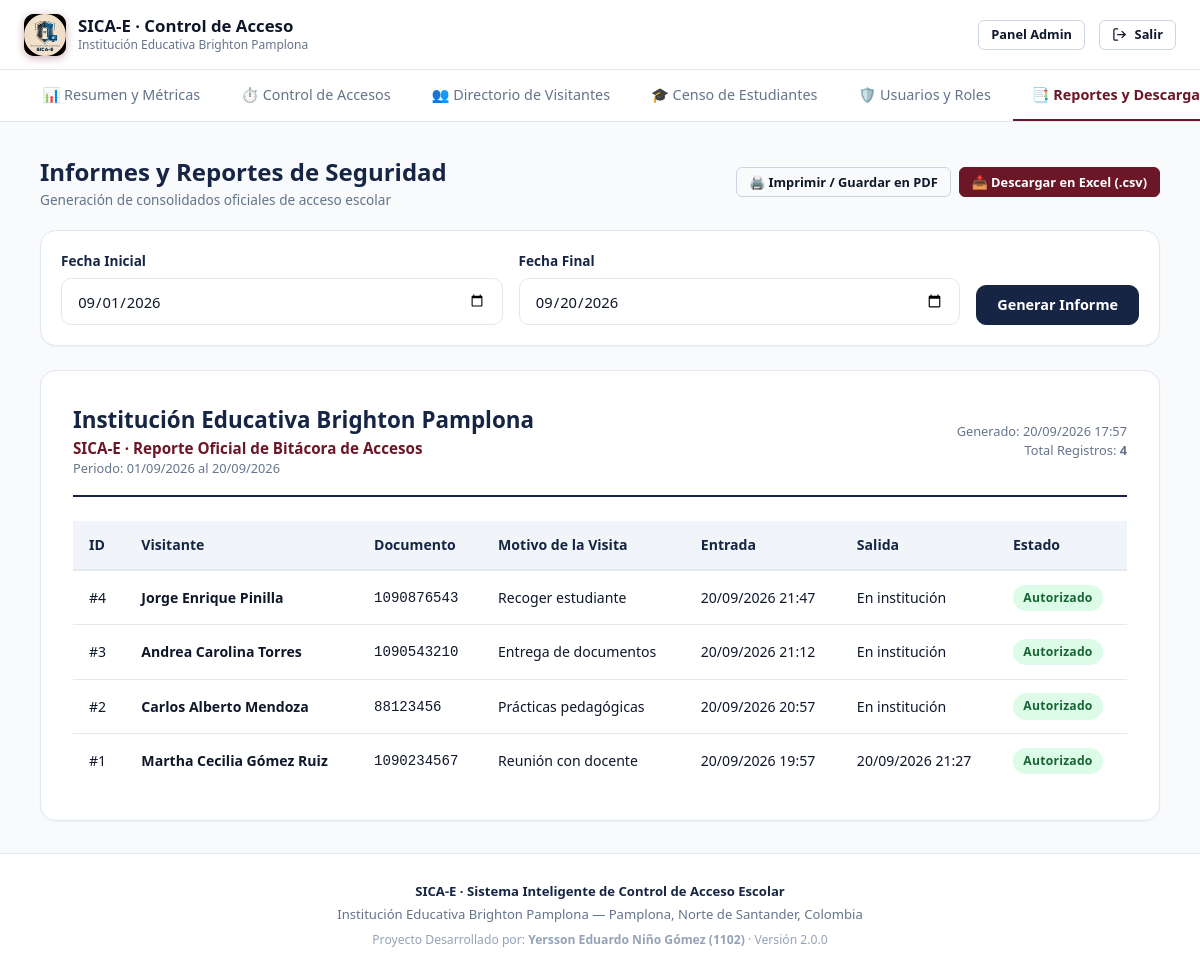
The page /portal-admin/reportes.php (signed in) on the database its author committed.
### tables this page shows
CREATE TABLE IF NOT EXISTS `access_logs` (
  `id` INT AUTO_INCREMENT PRIMARY KEY,
  `visitor_id` INT NULL,
  `visitor_name` VARCHAR(120) NOT NULL,
  `document_number` VARCHAR(30) NOT NULL,
  `motivo` VARCHAR(200) NOT NULL,
  `entrada` TIMESTAMP DEFAULT CURRENT_TIMESTAMP,
  `salida` TIMESTAMP NULL DEFAULT NULL,
  `status` ENUM('autorizado', 'rechazado', 'pendiente') NOT NULL DEFAULT 'autorizado',
  `source` ENUM('manual', 'sensor') NOT NULL DEFAULT 'manual',
  `authorized_by` INT NULL,
  `notes` TEXT DEFAULT NULL,
  `created_at` TIMESTAMP DEFAULT CURRENT_TIMESTAMP,
  INDEX `idx_entrada` (`entrada` DESC),
  INDEX `idx_document` (`document_number`),
  CONSTRAINT `fk_access_visitor` FOREIGN KEY (`visitor_id`) REFERENCES `visitors`(`id`) ON DELETE SET NULL,
  CONSTRAINT `fk_access_authorized_by` FOREIGN KEY (`authorized_by`) REFERENCES `users`(`id`) ON DELETE SET NULL
);

### public/portal-admin/reportes.php (the view, shortened to what this page needs)
<?php
$db = getDB();
$startDate = trim($_GET['start'] ?? date('Y-m-01'));
$endDate   = trim($_GET['end'] ?? date('Y-m-d'));
$stmt = $db->prepare("
    SELECT id, visitor_name, document_number, motivo, entrada, salida, status, source
    FROM access_logs
    WHERE DATE(entrada) BETWEEN ? AND ?
    ORDER BY entrada DESC
");
$stmt->execute([$startDate, $endDate]);
$reportLogs = $stmt->fetchAll();
$totalPeriodo = count($reportLogs);
require_once __DIR__ . '/../includes/header.php';
?>
<nav class="nav-tabs">
  <a href="<?= BASE_URL ?>/portal-admin/" class="nav-tab-item">
    📊 Resumen y Métricas
  </a>
  <a href="<?= BASE_URL ?>/portal-admin/accesos.php" class="nav-tab-item">
    ⏱️ Control de Accesos
  </a>
  <a href="<?= BASE_URL ?>/portal-admin/visitantes.php" class="nav-tab-item">
    👥 Directorio de Visitantes
  </a>
  <a href="<?= BASE_URL ?>/portal-admin/estudiantes.php" class="nav-tab-item">
    🎓 Censo de Estudiantes
  </a>
  <a href="<?= BASE_URL ?>/portal-admin/usuarios.php" class="nav-tab-item">
    🛡️ Usuarios y Roles
  </a>
  <a href="<?= BASE_URL ?>/portal-admin/reportes.php" class="nav-tab-item active">
    📑 Reportes y Descargas
  </a>
</nav>
<main style="flex:1; padding: 2rem 1rem;">
  <div class="container container-lg">
    <div class="quick-toolbar no-print">
      <div>
        <h2 style="font-size:1.5rem; font-weight:800; color:var(--navy);">
          Informes y Reportes de Seguridad
        </h2>
        <p style="font-size:0.85rem; color:var(--text-muted);">
          Generación de consolidados oficiales de acceso escolar
        </p>
      </div>
      <div style="display:flex; gap:0.5rem;">
        <button type="button" class="btn btn-sm btn-outline" onclick="window.print()">
          🖨️ Imprimir / Guardar en PDF
        </button>
        <a href="<?= BASE_URL ?>/api/access_logs.php?action=export_csv&start=<?= urlencode($startDate) ?>&end=<?= urlencode($endDate) ?>" class="btn btn-sm btn-wine">
          📥 Descargar en Excel (.csv)
        </a>
      </div>
    </div>
    <div class="card no-print" style="margin-bottom:1.5rem; padding:1.25rem;">
      <form method="GET" style="display:flex; flex-wrap:wrap; gap:1rem; align-items:flex-end;">
        <div style="flex:1; min-width:180px;">
          <label class="form-label">Fecha Inicial</label>
          <input type="date" name="start" class="form-input" value="<?= htmlspecialchars($startDate) ?>">
        </div>
        <div style="flex:1; min-width:180px;">
          <label class="form-label">Fecha Final</label>
          <input type="date" name="end" class="form-input" value="<?= htmlspecialchars($endDate) ?>">
        </div>
        <button type="submit" class="btn btn-navy">
          Generar Informe
        </button>
      </form>
    </div>
    <div class="card" style="padding:2rem;">
      <div style="display:flex; align-items:center; justify-content:space-between; border-bottom:2px solid var(--navy); padding-bottom:1rem; margin-bottom:1.5rem;">
        <div>
          <h2 style="font-size:1.4rem; font-weight:800; color:var(--navy);"><?= INSTITUTION_NAME ?></h2>
          <p style="font-size:0.95rem; font-weight:600; color:var(--wine);"><?= APP_NAME ?> · Reporte Oficial de Bitácora de Accesos</p>
          <p style="font-size:0.8rem; color:var(--text-muted);">Periodo: <?= date('d/m/Y', strtotime($startDate)) ?> al <?= date('d/m/Y', strtotime($endDate)) ?></p>
        </div>
        <div style="text-align:right;">
          <p style="font-size:0.8rem; color:var(--text-muted);">Generado: <?= date('d/m/Y H:i') ?></p>
          <p style="font-size:0.8rem; color:var(--text-muted);">Total Registros: <strong><?= $totalPeriodo ?></strong></p>
        </div>
      </div>
      <div class="table-responsive">
        <table class="data-table">
          <thead>
            <tr>
              <th>ID</th>
              <th>Visitante</th>
              <th>Documento</th>
              <th>Motivo de la Visita</th>
              <th>Entrada</th>
              <th>Salida</th>
              <th>Estado</th>
            </tr>
          </thead>
          <tbody>
            <?php if (empty($reportLogs)): ?>
              <tr>
                <td colspan="7" style="text-align:center; padding:2rem; color:var(--text-muted);">
                  No hay movimientos registrados en el periodo seleccionado.
                </td>
              </tr>
            <?php else: ?>
              <?php foreach ($reportLogs as $r): ?>
                <tr>
                  <td>#<?= $r['id'] ?></td>
                  <td><strong><?= htmlspecialchars($r['visitor_name']) ?></strong></td>
                  <td><code><?= htmlspecialchars($r['document_number']) ?></code></td>
                  <td><?= htmlspecialchars($r['motivo']) ?></td>
                  <td><?= date('d/m/Y H:i', strtotime($r['entrada'])) ?></td>
                  <td>
                    <?= $r['salida'] ? date('d/m/Y H:i', strtotime($r['salida'])) : 'En institución' ?>
                  </td>
                  <td>
                    <span class="badge <?= $r['status'] === 'autorizado' ? 'badge-success' : 'badge-danger' ?>">
                      <?= htmlspecialchars($r['status']) ?>
                    </span>
                  </td>
                </tr>
              <?php endforeach; ?>
            <?php endif; ?>
          </tbody>
        </table>
      </div>
    </div>
  </div>
</main>
<?php require_once __DIR__ . '/../includes/footer.php'; ?>

### public/assets/css/main.css (style rules this page uses)
:root { --wine: #6B1728; --wine-hover: #50111e; --wine-light: #fdf2f4; --wine-border: #f3c2c9; --navy: #162544; --navy-hover: #0d172c; --navy-light: #edf2f9; --navy-border: #bccde3; --gold: #d97706; --gold-light: #fef3c7; --success: #16a34a; --success-light: #dcfce7; --warning: #eab308; --warning-light: #fef9c3; --danger: #dc2626; --danger-light: #fee2e2; --info: #0284c7; --info-light: #e0f2fe; --bg-main: #f8fafc; --bg-card: #ffffff; --bg-muted: #f1f5f9; --text-main: #0f172a; --text-muted: #64748b; --text-light: #94a3b8; --border: #e2e8f0; --border-strong: #cbd5e1; --shadow-sm: 0 1px 2px 0 rgb(0 0 0 / 0.05); --shadow-md: 0 4px 6px -1px rgb(0 0 0 / 0.08), 0 2px 4px -2px rgb(0 0 0 / 0.05); --shadow-lg: 0 10px 15px -3px rgb(0 0 0 / 0.08), 0 4px 6px -4px rgb(0 0 0 / 0.04); --shadow-xl: 0 20px 25px -5px rgb(0 0 0 / 0.1), 0 8px 10px -6px rgb(0 0 0 / 0.06); --radius-sm: 6px; --radius-md: 10px; --radius-lg: 16px; --radius-full: 9999px; --font-sans: system-ui, -apple-system, BlinkMacSystemFont, 'Segoe UI', Roboto, Helvetica, Arial, sans-serif; }
*, *::before, *::after { box-sizing: border-box; margin: 0; padding: 0; }
body { font-family: var(--font-sans); background-color: var(--bg-main); color: var(--text-main); line-height: 1.5; -webkit-font-smoothing: antialiased; min-height: 100vh; display: flex; flex-direction: column; }
a { color: inherit; text-decoration: none; }
button, input, select, textarea { font: inherit; }
.container { width: 100%; max-width: 1200px; margin: 0 auto; padding: 0 1.5rem; }
.container-lg { max-width: 1360px; }
.nav-tabs { display: flex; gap: 0.25rem; border-bottom: 1px solid var(--border); background: var(--bg-card); padding: 0 1.5rem; overflow-x: auto; }
.nav-tab-item { display: inline-flex; align-items: center; gap: 0.5rem; padding: 0.85rem 1.15rem; font-size: 0.9rem; font-weight: 500; color: var(--text-muted); border-bottom: 2.5px solid transparent; transition: all 0.15s ease; white-space: nowrap; }
.nav-tab-item.active { color: var(--wine); border-bottom-color: var(--wine); font-weight: 600; }
.card { background: var(--bg-card); border: 1px solid var(--border); border-radius: var(--radius-lg); box-shadow: var(--shadow-sm); padding: 1.5rem; transition: box-shadow 0.2s ease, border-color 0.2s ease; }

### public/assets/css/components.css (style rules this page uses)
.btn { display: inline-flex; align-items: center; justify-content: center; gap: 0.5rem; padding: 0.65rem 1.25rem; font-size: 0.9rem; font-weight: 600; border-radius: var(--radius-md); border: 1px solid transparent; cursor: pointer; text-decoration: none; transition: all 0.18s ease; line-height: 1.2; }
.btn-sm { padding: 0.4rem 0.75rem; font-size: 0.8rem; border-radius: var(--radius-sm); }
.btn-wine { background-color: var(--wine); color: #ffffff; border-color: var(--wine); }
.btn-navy { background-color: var(--navy); color: #ffffff; border-color: var(--navy); }
.btn-outline { background-color: transparent; border-color: var(--border-strong); color: var(--text-main); }
.form-label { display: block; font-size: 0.85rem; font-weight: 600; color: var(--navy); margin-bottom: 0.4rem; }
.form-input, .form-select, .form-textarea { width: 100%; padding: 0.65rem 0.95rem; font-size: 0.92rem; color: var(--text-main); background-color: #ffffff; border: 1.5px solid var(--border); border-radius: var(--radius-md); transition: border-color 0.15s ease, box-shadow 0.15s ease; outline: none; }
.form-input::placeholder, .form-textarea::placeholder { color: var(--text-light); }
.badge { display: inline-flex; align-items: center; gap: 0.35rem; padding: 0.25rem 0.65rem; font-size: 0.76rem; font-weight: 600; border-radius: var(--radius-full); text-transform: capitalize; letter-spacing: 0.02em; }
.badge-success { background-color: var(--success-light); color: #166534; }
.table-responsive { width: 100%; overflow-x: auto; -webkit-overflow-scrolling: touch; }
.data-table { width: 100%; border-collapse: collapse; text-align: left; font-size: 0.88rem; }
.data-table th { background-color: var(--bg-muted); color: var(--navy); font-weight: 700; padding: 0.85rem 1rem; border-bottom: 2px solid var(--border); white-space: nowrap; }
.data-table td { padding: 0.85rem 1rem; border-bottom: 1px solid var(--border); color: var(--text-main); vertical-align: middle; }
.data-table tbody tr:last-child td { border-bottom: none; }

### public/assets/css/portals.css (style rules this page uses)
.quick-toolbar { display: flex; align-items: center; justify-content: space-between; flex-wrap: wrap; gap: 0.75rem; margin-bottom: 1.25rem; }

### rows shown on the page
access_logs: id "4", visitor_name "Jorge Enrique Pinilla", document_number "1090876543", motivo "Recoger estudiante", entrada "20/09/2026 21:47", shows "En institución", status "Autorizado"
access_logs: id "3", visitor_name "Andrea Carolina Torres", document_number "1090543210", motivo "Entrega de documentos", entrada "20/09/2026 21:12", shows "En institución", status "Autorizado"
access_logs: id "2", visitor_name "Carlos Alberto Mendoza", document_number "88123456", motivo "Prácticas pedagógicas", entrada "20/09/2026 20:57", shows "En institución", status "Autorizado"
access_logs: id "1", visitor_name "Martha Cecilia Gómez Ruiz", document_number "1090234567", motivo "Reunión con docente", entrada "20/09/2026 19:57", salida "20/09/2026 21:27", status "Autorizado"

### other values the page prints
APP_NAME "SICA-E"
INSTITUTION_NAME "Institución Educativa Brighton Pamplona"
date('d/m/Y', strtotime($startDate)) "01/09/2026"
date('d/m/Y', strtotime($endDate)) "20/09/2026"
$totalPeriodo "4"
APP_FULL_NAME "Sistema Inteligente de Control de Acceso Escolar"
AUTHOR_NAME "Yersson Eduardo Niño Gómez (1102)"
APP_VERSION "2.0.0"
